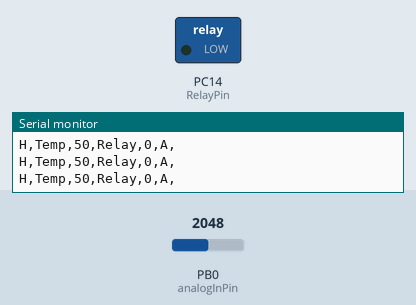
Simulated run of this sketch. Board: STM32 Blue Pill. On the bench: switched loads named in the sketch (green lamp = pin HIGH), the last lines printed to the serial monitor. The inputs (shaded band) are chosen by the test bench; at power-on: PB0 (analogInPin) = 2048.

Above: at 1.3 s.
1.4 s: PB0 (analogInPin) set to 921
3.7 s: PB0 (analogInPin) set to 796
At 4.5 s:
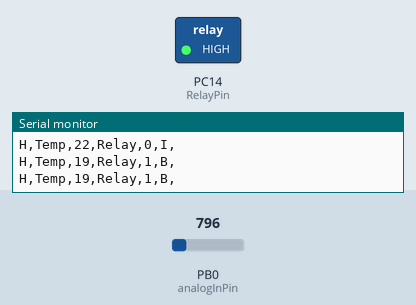
5.4 s: PB0 (analogInPin) set to 1228
At 6.7 s:
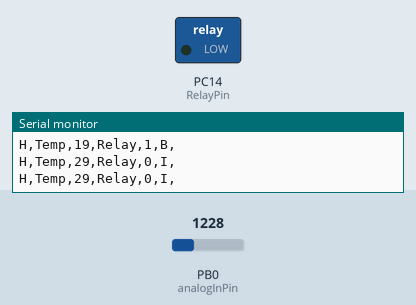
7.0 s: PB0 (analogInPin) set to 491
At 8.2 s:
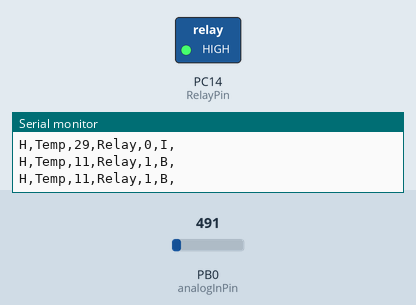
Timing chart, 0 to 9.7 s (numbered marks = the images above; inputs shaded):
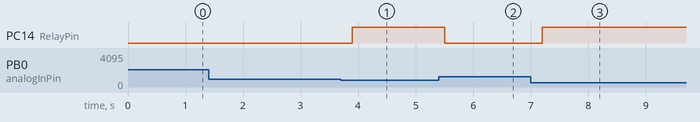

The sketch:

Python-2-STM32-serial.ino
```cpp
//Reflow STM32 - Main-Code

//Working-OK-tested...


//Testing with STM32:
#define analogInPin PB0
#define RelayPin PC14

//Testing with arduino-uno:
//#define analogInPin A0  // Analog input pin that the potentiometer is attached to
//#define RelayPin 3      //Digital Pin (Relay Pin)

int value1 = 2022;
String x ;
int r=0,t=0;
//String name = "P,Temp,24,Relay,True,";
String array1[150];

int sensorValue = 0;        // value read from the pot
int outputValue = 0;        // value output to the PWM (analog out)
int relayVal = 0;
String statusTemp = "B";

//int count = 0;
//P,Temp,24,Relay,True

void setup() {
  Serial.begin(9600);
  Serial.setTimeout(1);
  pinMode(RelayPin, OUTPUT);
  digitalWrite(RelayPin, LOW);
}

void loop() {

//'''''''''''''''''''''''''''''''''''''''''''''''''''''''''''''''''''''''''''''''''

  sensorValue = analogRead(analogInPin);
  outputValue = map(sensorValue, 0, 4095, 0, 100);    //connect pot Or sensor to +3.3V...

    if ((20 < outputValue ) && (outputValue < 30 )){
      delay(100);   //some time relay ON to heat the plate
      relayVal = 0;
      digitalWrite(RelayPin, LOW);
//      Serial.println("Temp in Range");
      statusTemp = "I";
    }
    else if (outputValue <= 20){
      relayVal = 1;
      digitalWrite(RelayPin, HIGH);
//      Serial.println("Temp Below Range");
      statusTemp = "B";

    }
    else if(outputValue >= 30){
      relayVal = 0;
      digitalWrite(RelayPin, LOW);
//      Serial.println("Temp Above Range");
      statusTemp = "A";

    }
//Serial.print(sensorValue);
//Serial Print for Python Code...

//P,Temp,24,Relay,True

//int relayVal = relayVal;
//int sensorValue = count;

String stringOne = "H,Temp,";
String stringTwo = ",Relay,";
String stringFour = ",";
String stringThree = stringOne + outputValue + stringTwo + relayVal + stringFour + statusTemp + stringFour;
Serial.println(stringThree);
//count ++;
  delay(500);

}
```

Measured:
- the behaviour switches between 860 and 859 on PB0 (analogInPin) (found by bisection; images 0 and 1)
- after the input at 3.7 s, PC14 (RelayPin): LOW → HIGH after 0.20 s
- after the input at 5.4 s, PC14 (RelayPin): HIGH → LOW after 0.10 s
- after the input at 7.0 s, PC14 (RelayPin): LOW → HIGH after 0.20 s
